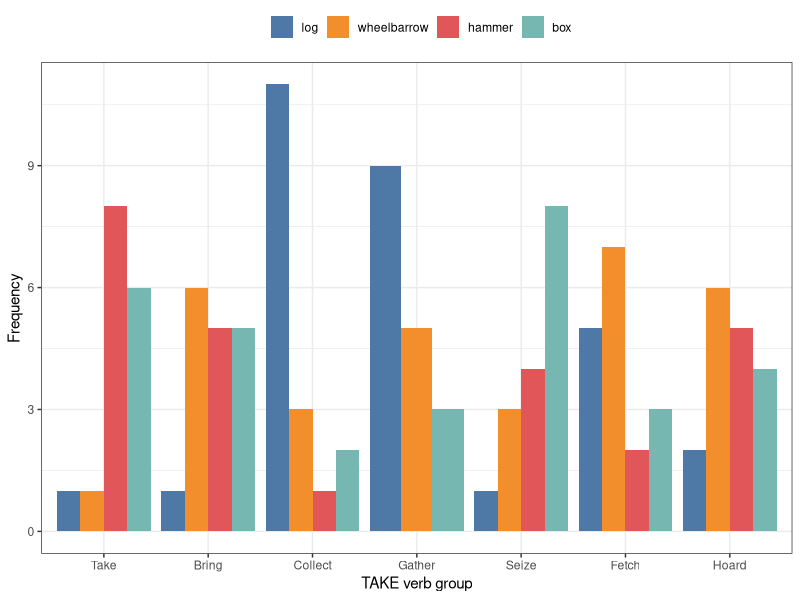
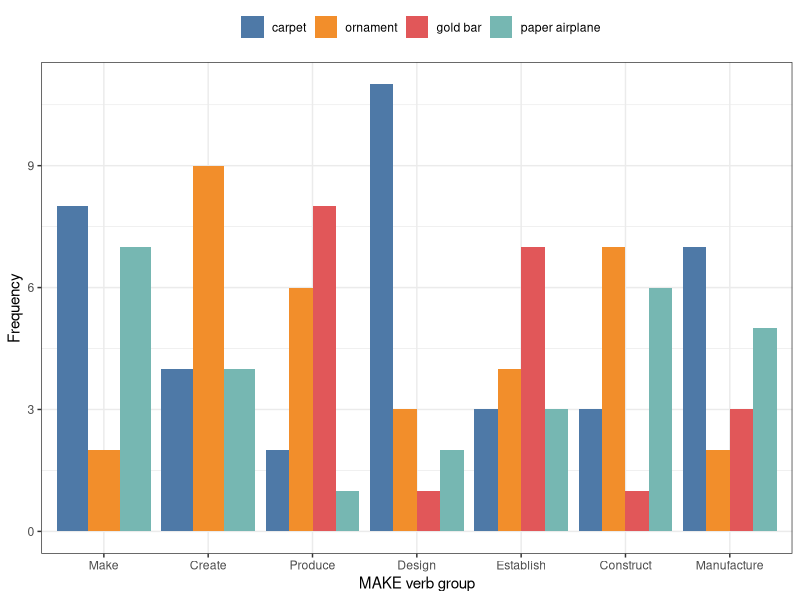
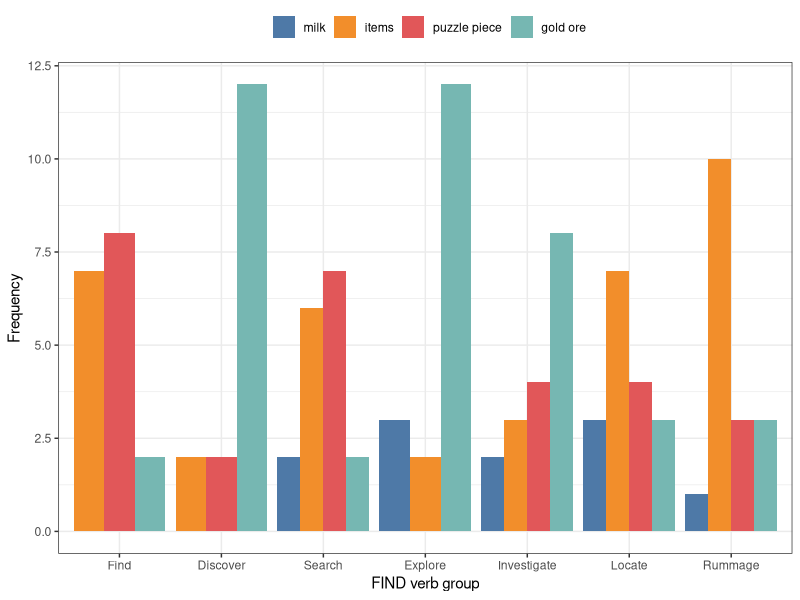
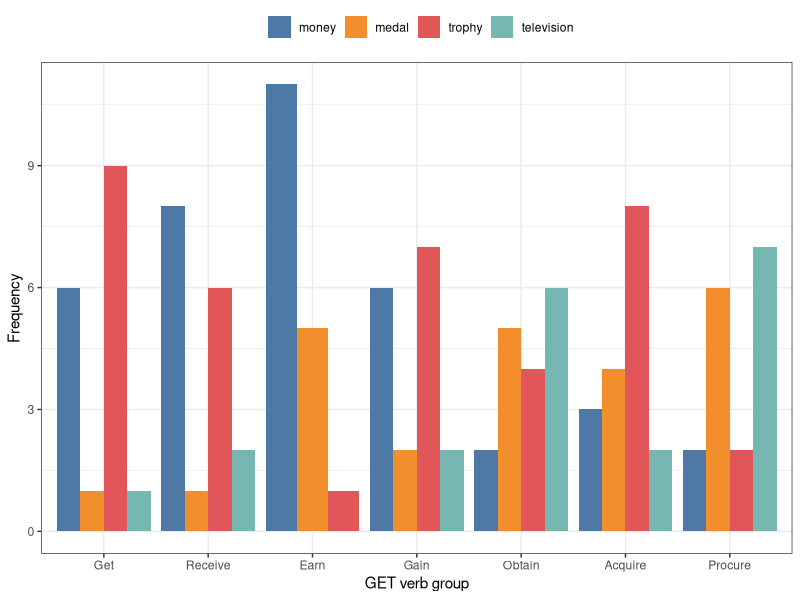
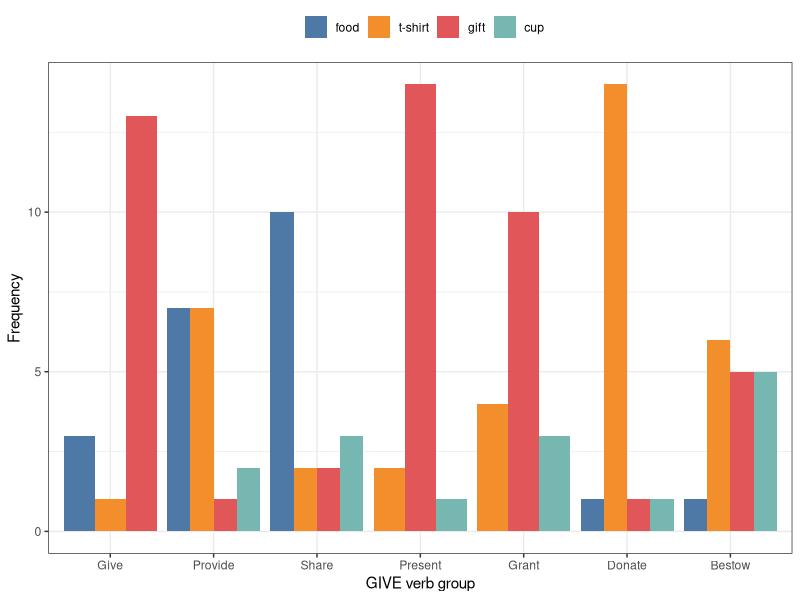

The R script that drew these images, in order:
## ---- chunk 1
#| label: load-main-data
#| message: false
#| warning: false
#| error: false

library(tidyverse)
resp_count <- read_csv("data/data-main.csv")
nouns <- read_csv2("data/noun-codes.csv") |> 
  rename(response_ID = CODES)
## ---- chunk 2
#| label: summarised-responses

resp_count2 <- resp_count |> 
  group_by(eng_v, groups, response_ID) |> 
  summarise(n = sum(n), .groups = "drop") |> 
  arrange(groups) |> 
  rename(freq = n) |> 
  left_join(nouns, by = join_by(response_ID))
resp_count2
## ---- chunk 3
#| label: fig-A-verb-group
#| fig-cap: "Distribution of nouns for the \"TAKE\" verb groups"
#| fig-cap-location: bottom
df <- resp_count2 |> 
  filter(groups == "A") |> 
  mutate(eng_v = fct_relevel(eng_v, c("Take", "Bring", "Collect", "Gather", "Seize", "Fetch", "Hoard")),
         NOUN = fct_relevel(NOUN, c("log", "wheelbarrow", "hammer", "box"))) 
cols <- df$COLS
names(cols) <- df$NOUN

df |> 
  ggplot(aes(x = eng_v, 
             y = freq, 
             fill = NOUN)) + 
  geom_col(position = "dodge") + 
  scale_fill_manual(values = cols) +
  theme_bw() +
  theme(legend.position = "top") + 
  labs(y = "Frequency",
       x = "TAKE verb group",
       fill = "")
## ---- chunk 4
#| label: fig-B-verb-group
#| fig-cap: "Distribution of nouns for the \"MAKE\" verb groups"
#| fig-cap-location: bottom
df <- resp_count2 |> 
  filter(groups == "B") |> 
  mutate(eng_v = fct_relevel(eng_v, c("Make", "Create", "Produce", "Design", "Establish", "Construct", "Manufacture")),
         NOUN = fct_relevel(NOUN, c("carpet", "ornament", "gold bar", "paper airplane"))) 
cols <- df$COLS
names(cols) <- df$NOUN

df |> 
  ggplot(aes(x = eng_v, 
             y = freq, 
             fill = NOUN)) + 
  geom_col(position = "dodge") + 
  scale_fill_manual(values = cols) +
  theme_bw() +
  theme(legend.position = "top") + 
  labs(y = "Frequency",
       x = "MAKE verb group",
       fill = "")
## ---- chunk 5
#| label: fig-C-verb-group
#| fig-cap: "Distribution of nouns for the \"FIND\" verb groups"
#| fig-cap-location: bottom

df <- resp_count2 |> 
  filter(groups == "C") |> 
  mutate(eng_v = fct_relevel(eng_v, c("Find", "Discover", "Search", "Explore", "Investigate", "Locate", "Rummage")),
         NOUN = fct_relevel(NOUN, c("milk", "items", "puzzle piece", "gold ore"))) 
cols <- df$COLS
names(cols) <- df$NOUN

df |> 
  filter(groups == "C") |> 
  ggplot(aes(x = eng_v, 
             y = freq, 
             fill = NOUN)) + 
  geom_col(position = "dodge") + 
  scale_fill_manual(values = cols) +
  theme_bw() +
  theme(legend.position = "top") + 
  labs(y = "Frequency",
       x = "FIND verb group",
       fill = "")
## ---- chunk 6
#| label: fig-D-verb-group
#| fig-cap: "Distribution of nouns for the \"GET\" verb groups"
#| fig-cap-location: bottom

df <- resp_count2 |> 
  filter(groups == "D") |> 
  mutate(eng_v = fct_relevel(eng_v, c("Get", "Receive", "Earn", "Gain", "Obtain", "Acquire", "Procure")),
         NOUN = fct_relevel(NOUN, c("money", "medal", "trophy", "television"))) 
cols <- df$COLS
names(cols) <- df$NOUN

df |> 
  ggplot(aes(x = eng_v, 
             y = freq, 
             fill = NOUN)) + 
  geom_col(position = "dodge") + 
  scale_fill_manual(values = cols) +
  theme_bw() +
  theme(legend.position = "top") +
  labs(y = "Frequency",
       x = "GET verb group",
       fill = "")
## ---- chunk 7
#| label: fig-E-verb-group
#| fig-cap: "Distribution of nouns for the \"GIVE\" verb groups"
#| fig-cap-location: bottom

df <- resp_count2 |> 
  filter(groups == "E") |> 
  mutate(eng_v = fct_relevel(eng_v, c("Give", "Provide", "Share", "Present", "Grant", "Donate", "Bestow")),
         NOUN = fct_relevel(NOUN, c("food", "t-shirt", "gift", "cup"))) 
cols <- df$COLS
names(cols) <- df$NOUN

df |>  
  filter(groups == "E") |> 
  ggplot(aes(x = eng_v, 
             y = freq, 
             fill = NOUN)) + 
  geom_col(position = "dodge") + 
  scale_fill_manual(values = cols) +
  theme_bw() +
  theme(legend.position = "top") +
  labs(y = "Frequency",
       x = "GIVE verb group",
       fill = "")
